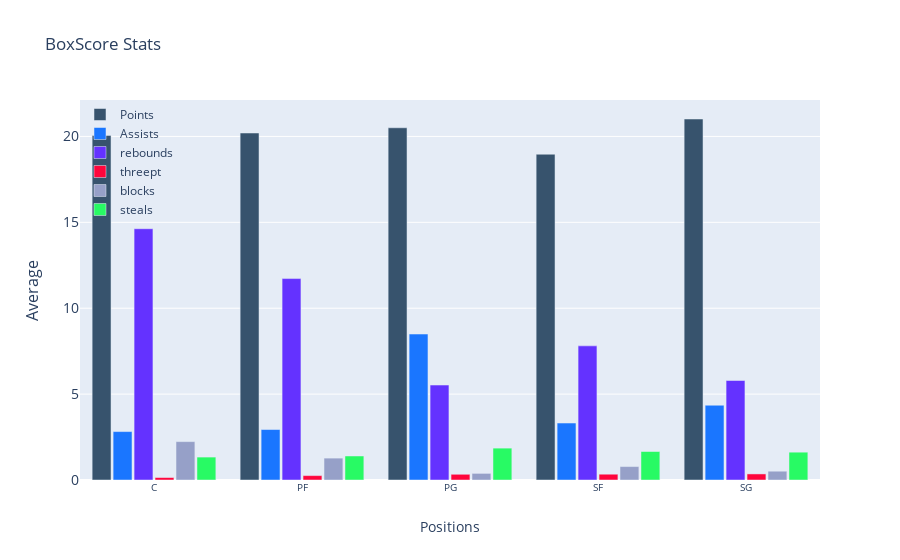

This figure's notebook cell:
### Code cell
label = dfclustz['Pos']
points = dfclustz['PTS']
assists = dfclustz['AST']
rebounds = dfclustz['TRB']
threept = dfclustz['3P%']
blocks = dfclustz['BLK']
steals = dfclustz['STL']
fig = go.Figure()
fig.add_trace(go.Bar(x=label,
                y= points,
                name='Points',
                marker_color='rgb(55, 83, 109)'
                ))
fig.add_trace(go.Bar(x=label,
                y=assists,
                name='Assists',
                marker_color='rgb(26, 118, 255)'
                ))
fig.add_trace(go.Bar(x=label,
                y=rebounds,
                name='rebounds',
                marker_color='rgb(100, 50, 300)'
                ))
fig.add_trace(go.Bar(x=label,
                y=threept,
                name='threept',
                marker_color='rgb(400, 5, 60)'
                ))
fig.add_trace(go.Bar(x=label,
                y=blocks,
                name='blocks',
                marker_color='rgb(150, 160, 200)'
                ))
fig.add_trace(go.Bar(x=label,
                y=steals,
                name='steals',
                marker_color='rgb(40, 250, 100)'
                ))
fig.update_layout(
    title='BoxScore Stats',
    xaxis_tickfont_size= 10,
    yaxis=dict(
        title='Average',
        titlefont_size=16,
        tickfont_size=14,
    ),
    xaxis=dict(
        title='Positions'
    ),
    legend=dict(
        x=0,
        y=1.0,
        bgcolor='rgba(255, 255, 255, 0)',
        bordercolor='rgba(255, 255, 255, 0)'
    ),
    barmode='group',
    bargap=0.15, # gap between bars of adjacent location coordinates.
    bargroupgap=0.1 # gap between bars of the same location coordinate.
)
fig.show()
# fig.write_image("boxscorepositions.png")

### Figure 1 — Plotly figure (JSON) as saved in the notebook; plotly's stock layout.template omitted (floating-point values rounded to 4 significant figures)
{"data": [{"marker": {"color": "rgb(55, 83, 109)"}, "name": "Points", "type": "bar", "x": ["C", "PF", "PG", "SF", "SG"], "y": [20.06, 20.2, 20.5, 18.96, 21.01]}, {"marker": {"color": "rgb(26, 118, 255)"}, "name": "Assists", "type": "bar", "x": ["C", "PF", "PG", "SF", "SG"], "y": [2.819, 2.938, 8.497, 3.315, 4.353]}, {"marker": {"color": "rgb(100, 50, 300)"}, "name": "rebounds", "type": "bar", "x": ["C", "PF", "PG", "SF", "SG"], "y": [14.63, 11.73, 5.527, 7.808, 5.792]}, {"marker": {"color": "rgb(400, 5, 60)"}, "name": "threept", "type": "bar", "x": ["C", "PF", "PG", "SF", "SG"], "y": [0.1437, 0.2564, 0.333, 0.3371, 0.3533]}, {"marker": {"color": "rgb(150, 160, 200)"}, "name": "blocks", "type": "bar", "x": ["C", "PF", "PG", "SF", "SG"], "y": [2.234, 1.274, 0.3851, 0.7817, 0.5125]}, {"marker": {"color": "rgb(40, 250, 100)"}, "name": "steals", "type": "bar", "x": ["C", "PF", "PG", "SF", "SG"], "y": [1.334, 1.398, 1.855, 1.658, 1.62]}], "layout": {"bargap": 0.15, "bargroupgap": 0.1, "barmode": "group", "legend": {"bgcolor": "rgba(255, 255, 255, 0)", "bordercolor": "rgba(255, 255, 255, 0)", "x": 0, "y": 1}, "title": {"text": "BoxScore Stats"}, "xaxis": {"tickfont": {"size": 10}, "title": {"text": "Positions"}}, "yaxis": {"tickfont": {"size": 14}, "title": {"font": {"size": 16}, "text": "Average"}}}}
